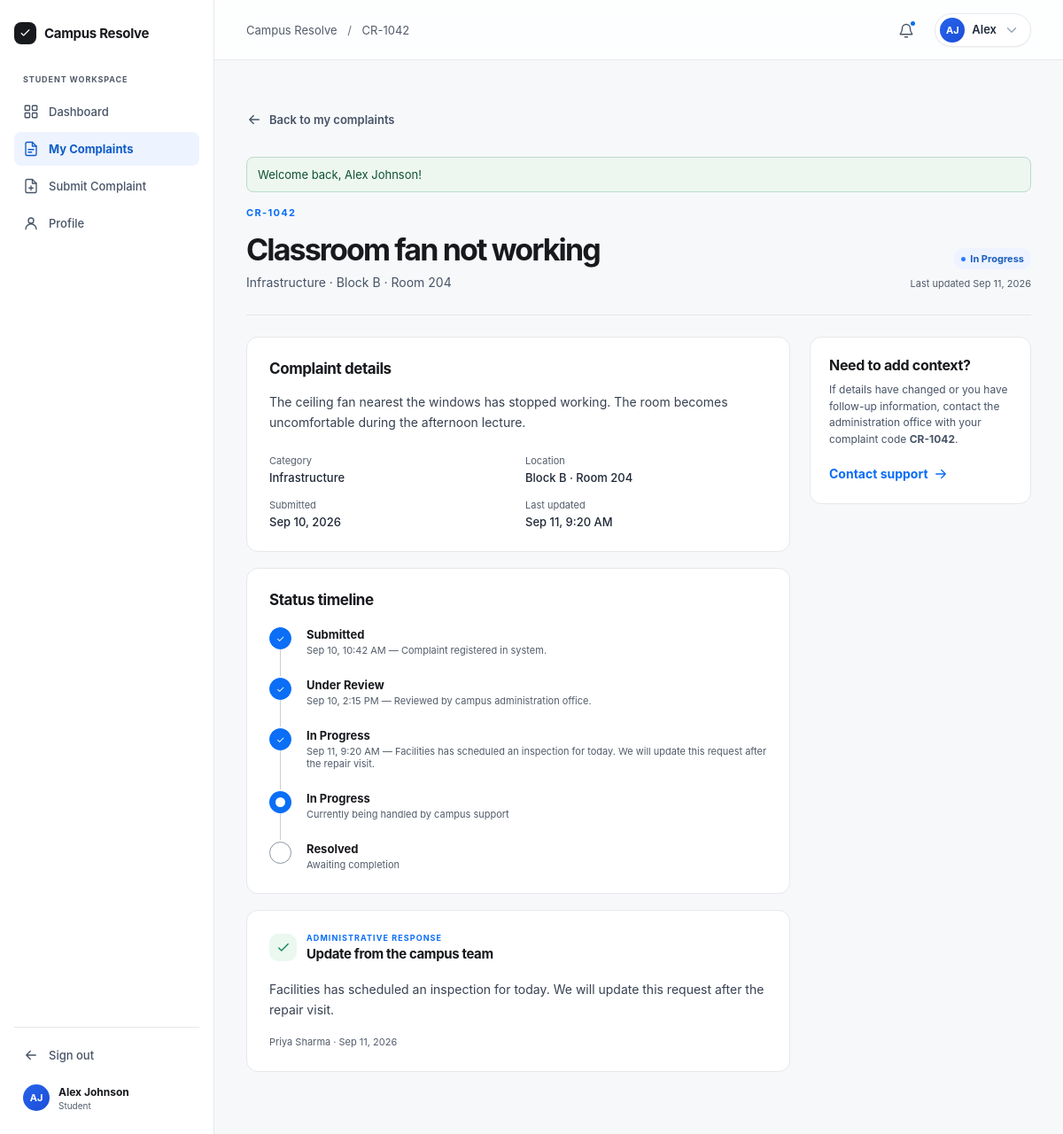
The page /student/complaint_details.php?id=1 (signed in) on the database its author committed.
### tables this page shows
CREATE TABLE `complaints` (
  `id` INT AUTO_INCREMENT PRIMARY KEY,
  `complaint_code` VARCHAR(20) NOT NULL UNIQUE,
  `user_id` INT NOT NULL,
  `title` VARCHAR(200) NOT NULL,
  `category` ENUM('Infrastructure', 'IT', 'Facilities', 'Laboratory', 'Other') NOT NULL,
  `location` VARCHAR(150) NOT NULL,
  `description` TEXT NOT NULL,
  `attachment` VARCHAR(255) DEFAULT NULL,
  `status` ENUM('Pending', 'In Progress', 'Resolved', 'Rejected') NOT NULL DEFAULT 'Pending',
  `created_at` DATETIME NOT NULL DEFAULT CURRENT_TIMESTAMP,
  `updated_at` DATETIME NOT NULL DEFAULT CURRENT_TIMESTAMP ON UPDATE CURRENT_TIMESTAMP,
  CONSTRAINT `fk_complaints_user` FOREIGN KEY (`user_id`) REFERENCES `users` (`id`) ON DELETE CASCADE
);

CREATE TABLE `complaint_updates` (
  `id` INT AUTO_INCREMENT PRIMARY KEY,
  `complaint_id` INT NOT NULL,
  `admin_id` INT DEFAULT NULL,
  `status` VARCHAR(50) NOT NULL,
  `remark` TEXT NOT NULL,
  `created_at` DATETIME NOT NULL DEFAULT CURRENT_TIMESTAMP,
  CONSTRAINT `fk_updates_complaint` FOREIGN KEY (`complaint_id`) REFERENCES `complaints` (`id`) ON DELETE CASCADE,
  CONSTRAINT `fk_updates_admin` FOREIGN KEY (`admin_id`) REFERENCES `users` (`id`) ON DELETE SET NULL
);

CREATE TABLE `users` (
  `id` INT AUTO_INCREMENT PRIMARY KEY,
  `user_code` VARCHAR(20) NOT NULL UNIQUE,
  `name` VARCHAR(100) NOT NULL,
  `email` VARCHAR(120) NOT NULL UNIQUE,
  `password` VARCHAR(255) NOT NULL,
  `role` ENUM('student', 'admin') NOT NULL DEFAULT 'student',
  `department` VARCHAR(100) DEFAULT NULL,
  `status` ENUM('active', 'inactive') NOT NULL DEFAULT 'active',
  `created_at` DATETIME NOT NULL DEFAULT CURRENT_TIMESTAMP
);

### includes/auth_check_student.php (called while the page is built, shortened)
<?php
require_once __DIR__ . '/auth.php';
$base = $base ?? '../';

### includes/auth.php (called while the page is built, shortened)
<?php
function current_user(): ?array {
    return $_SESSION['user'] ?? null;
}
function get_flash(bool $clearCache = false): ?array {
    static $cached = null;
    if (isset($_SESSION['flash'])) {
        $cached = $_SESSION['flash'];
    }
    return $cached;
}
function user_initials(?string $name): string {
    $parts = preg_split('/\s+/', trim($name));
    $initials = '';
    foreach ($parts as $p) {
        if ($p !== '') {
            $initials .= mb_strtoupper(mb_substr($p, 0, 1));
        }
        if (mb_strlen($initials) >= 2) break;
    }
    return $initials ?: 'CR';
}

### student/complaint_details.php (the view, shortened to what this page needs)
<?php
$base = '../';
require_once __DIR__ . '/../config/db_connect.php';
require_once __DIR__ . '/../includes/auth.php';
require_once __DIR__ . '/../includes/helpers.php';
require_once __DIR__ . '/../includes/auth_check_student.php';
$user = current_user();
$userId = (int)($user['id'] ?? 0);
$rawId = $_GET['id'] ?? 0;
$complaintId = filter_var($rawId, FILTER_VALIDATE_INT) !== false ? (int)$rawId : 0;
$stmt = $pdo->prepare("SELECT * FROM `complaints` WHERE `id` = ? AND `user_id` = ?");
$stmt->execute([$complaintId, $userId]);
$complaint = $stmt->fetch();
$stmt = $pdo->prepare("
    SELECT u.*, admin.name as admin_name
    FROM `complaint_updates` u
    LEFT JOIN `users` admin ON u.admin_id = admin.id
    WHERE u.complaint_id = ?
    ORDER BY u.created_at ASC, u.id ASC
");
$stmt->execute([$complaintId]);
$updates = $stmt->fetchAll();
$adminResponse = null;
foreach (array_reverse($updates) as $u) {
    if (!empty($u['admin_id']) && !empty($u['remark'])) {
        $adminResponse = $u;
        break;
    }
}
$crumb_title = $complaint['complaint_code'];
$flash = get_flash();
?>
<!doctype html>
<html lang="en">
  <head>
    <link rel="stylesheet" href="<?= $base ?>assets/css/styles.css?v=<?= time() ?>" />
    <link rel="stylesheet" href="<?= $base ?>assets/css/attachment-preview.css" />
  </head>
  <body>
    <div class="app-shell">
      <?php require __DIR__ . '/../includes/student-sidebar.php'; ?>
      <div class="app-body">
        <?php require __DIR__ . '/../includes/header.php'; ?>
        <main id="main-content" class="app-main">
          <section class="detail-page">
            <a class="back-button" href="complaints.php">
              <svg class="icon" width="18" height="18">
                <use href="<?= $base ?>icons.svg#i-arrow-left" />
              </svg>
              Back to my complaints
            </a>
            <?php if ($flash): ?>
              <div class="form-alert <?= ($flash['type'] ?? '') === 'success' ? 'success' : '' ?>" role="<?= ($flash['type'] ?? '') === 'success' ? 'status' : 'alert' ?>">
                <?= e($flash['message']) ?>
              </div>
            <?php endif; ?>
            <div class="detail-hero">
              <div>
                <p class="eyebrow"><?= e($complaint['complaint_code']) ?></p>
                <h1><?= e($complaint['title']) ?></h1>
                <p><?= e($complaint['category']) ?> · <?= e($complaint['location']) ?></p>
              </div>
              <div class="detail-status">
                <?= status_badge($complaint['status']) ?>
                <small>Last updated <?= e(friendly_time($complaint['updated_at'])) ?></small>
              </div>
            </div>
            <div class="detail-grid">
              <div class="detail-main">
                <section class="panel detail-section">
                  <div style="display: flex; justify-content: space-between; align-items: center; margin-bottom: 16px;">
                    <h2 style="margin: 0;">Complaint details</h2>
                  </div>
                  <p class="detail-description">
                    <?= nl2br(e($complaint['description'])) ?>
                  </p>
                  <dl>
                    <div>
                      <dt>Category</dt>
                      <dd><?= e($complaint['category']) ?></dd>
                    </div>
                    <div>
                      <dt>Location</dt>
                      <dd><?= e($complaint['location']) ?></dd>
                    </div>
                    <div>
                      <dt>Submitted</dt>
                      <dd><?= e(format_date($complaint['created_at'], true)) ?></dd>
                    </div>
                    <div>
                      <dt>Last updated</dt>
                      <dd><?= e(format_datetime($complaint['updated_at'])) ?></dd>
                    </div>
                  </dl>
                </section>
                <section class="panel detail-section">
                  <h2>Status timeline</h2>
                  <ol class="timeline">
                    <?php if (!empty($updates)): ?>
                      <?php foreach ($updates as $idx => $update): ?>
                        <li class="complete">
                          <span>✓</span>
                          <div>
                            <strong><?= e($update['status']) ?></strong>
                            <small><?= e(format_datetime($update['created_at'])) ?> — <?= e($update['remark']) ?></small>
                          </div>
                        </li>
                      <?php endforeach; ?>
                    <?php endif; ?>
                    <?php if ($complaint['status'] === 'In Progress'): ?>
                      <li class="current">
                        <span></span>
                        <div>
                          <strong>In Progress</strong>
                          <small>Currently being handled by campus support</small>
                        </div>
                      </li>
                      <li>
                        <span></span>
                        <div>
                          <strong>Resolved</strong>
                          <small>Awaiting completion</small>
                        </div>
                      </li>
                    <?php endif; ?>
                  </ol>
                </section>
                <?php if ($adminResponse): ?>
                  <section class="panel detail-section response">
                    <div>
                      <span class="response-icon">
                        <svg class="icon" width="17" height="17">
                          <use href="<?= $base ?>icons.svg#i-check" />
                        </svg>
                      </span>
                      <div>
                        <p class="eyebrow">Administrative response</p>
                        <h2>Update from the campus team</h2>
                      </div>
                    </div>
                    <p><?= nl2br(e($adminResponse['remark'])) ?></p>
                    <small>
                      <?= e($adminResponse['admin_name'] ?? 'Campus Administration Team') ?> ·
                      <?= e(friendly_time($adminResponse['created_at'])) ?>
                    </small>
                  </section>
                <?php endif; ?>
              </div>
              <aside class="detail-side">
                <section class="panel contact-card">
                  <h3>Need to add context?</h3>
                  <p>
                    If details have changed or you have follow-up information, contact the administration office with your complaint code <strong><?= e($complaint['complaint_code']) ?></strong>.
                  </p>
                  <button
                    class="text-button"
                    type="button"
                    data-toast="Support desk reference prepared for <?= e($complaint['complaint_code']) ?>."
                  >
                    Contact support
                    <svg class="icon" width="18" height="18">
                      <use href="<?= $base ?>icons.svg#i-arrow" />
                    </svg>
                  </button>
                </section>
              </aside>
            </div>
          </section>
        </main>
      </div>
    </div>
    <?php require __DIR__ . '/../includes/footer.php'; ?>

### includes/header.php (shortened to what this page needs)
<?php
$base = $base ?? './';
$user = current_user();
$name = $user['name'] ?? 'User';
$first_name = explode(' ', trim($name))[0];
$initials = user_initials($name);
$crumb_title = $crumb_title ?? 'Dashboard';
?>
<header class="app-header">
  <div class="crumb">Campus Resolve <span>/</span> <?= e($crumb_title) ?></div>
  <div class="header-actions">
    <button class="icon-button" data-toast="Notifications are active." aria-label="Notifications">
      <svg class="icon"><use href="<?= $base ?>icons.svg#i-bell" /></svg><i></i>
    </button>
    <div class="user-dropdown-wrapper">
      <button class="user-menu" type="button" id="user-menu-button" aria-expanded="false" aria-haspopup="true">
        <span class="avatar"><?= e($initials) ?></span>
        <span class="user-name"><?= e($first_name) ?></span>
        <svg class="icon chevron" width="14" height="14" aria-hidden="true"><use href="<?= $base ?>icons.svg#i-chevron" /></svg>
      </button>
    </div>
  </div>
</header>

### includes/helpers.php (shortened to what this page needs)
<?php
function e(?string $str): string {
    return htmlspecialchars((string)$str, ENT_QUOTES, 'UTF-8');
}
function status_badge(string $status): string {
    $normalized = strtolower(trim($status));
    $cls = 'pending';
    $label = 'Pending';
    if ($normalized === 'in progress' || $normalized === 'in-progress' || $normalized === 'under review') {
        $cls = 'in-progress';
        $label = 'In Progress';
    } elseif ($normalized === 'resolved' || $normalized === 'completed') {
        $cls = 'resolved';
        $label = 'Resolved';
    } elseif ($normalized === 'rejected') {
        $cls = 'rejected';
        $label = 'Rejected';
    }
    return '<span class="status ' . e($cls) . '"><i></i>' . e($label) . '</span>';
}
function format_date(?string $datetime, bool $includeYear = false): string {
    $timestamp = strtotime($datetime);
    return date($includeYear ? 'M j, Y' : 'M j', $timestamp);
}
function format_datetime(?string $datetime): string {
    $timestamp = strtotime($datetime);
    return date('M j, g:i A', $timestamp);
}
function friendly_time(?string $datetime): string {
    $time = strtotime($datetime);
    $now = time();
    $diff = $now - $time;
    return date('M j, Y', $time);
}

### rows shown on the page
complaints: complaint_code "CR-1042", title "Classroom fan not working", category "Infrastructure", location "Block B · Room 204", status "In Progress", updated_at "Sep 11, 2026", description "The ceiling fan nearest the windows has stopped working. The room becomes uncomfortable during the afternoon lecture.", created_at "Sep 10, 2026", updated_at "Sep 11, 9:20 AM"
complaint_updates: status "Submitted", created_at "Sep 10, 10:42 AM", remark "Complaint registered in system."
complaint_updates: status "Under Review", created_at "Sep 10, 2:15 PM", remark "Reviewed by campus administration office."
complaint_updates: status "In Progress", created_at "Sep 11, 9:20 AM", remark "Facilities has scheduled an inspection for today. We will update this request after the repair visit.", created_at "Sep 11, 2026"
users: name "Priya Sharma"

### other values the page prints
$initials "AJ"
$name "Alex Johnson"
$first_name "Alex"
$flash['message'] "Welcome back, Alex Johnson!"
